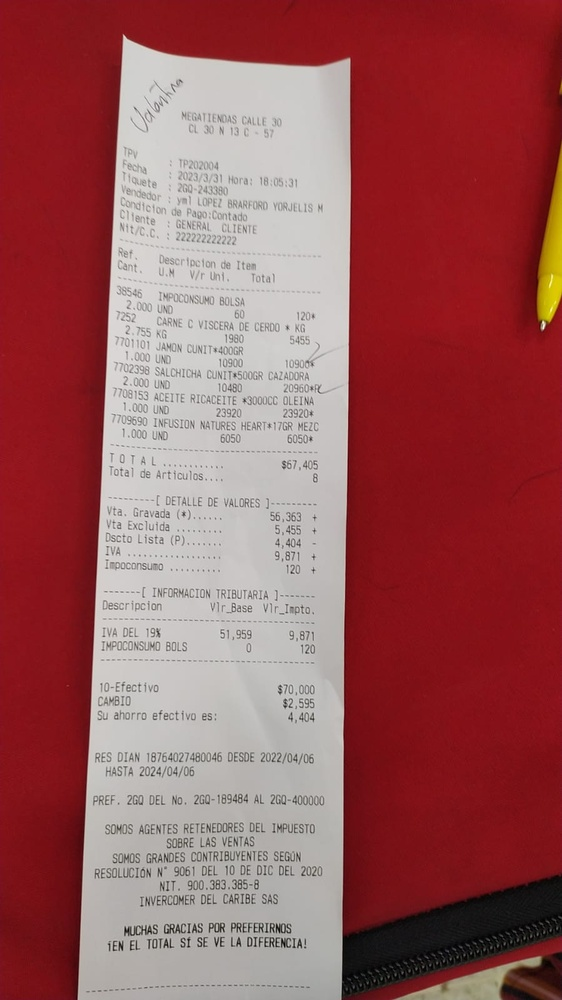
#> input picture datasmarts/F11680324520_131746.jpeg, 562 x 1000 px, shrunk from 899 x 1599 before the run
$ python process.py --image F11680324520_131746.jpeg
#> lines starting #> are read from the running program, lines starting #| are printed output that depends on the picture; after the words box and inside, x2 and y2 are one past the last pixel; in counts of white or black regions, pixels touching at a corner belong together
# Importamos las dependencias del proyecto.
from argparse import ArgumentParser

import cv2
import imutils
import numpy as np
import pytesseract

# Definimos los argumentos de entrada del programa.
argument_parser = ArgumentParser()
argument_parser.add_argument('-i', '--image', type=str, required=True, help='Ruta a la imagen de entrada.')
arguments = vars(argument_parser.parse_args())

# Cargamos la imagen, y la convertimos a escala de grises.
image = cv2.imread(arguments['image'])
#> image is the input picture: shape (1000, 562, 3); mean B, G, R 90.9, 89.3, 153.3
gray = cv2.cvtColor(image, cv2.COLOR_BGR2GRAY)
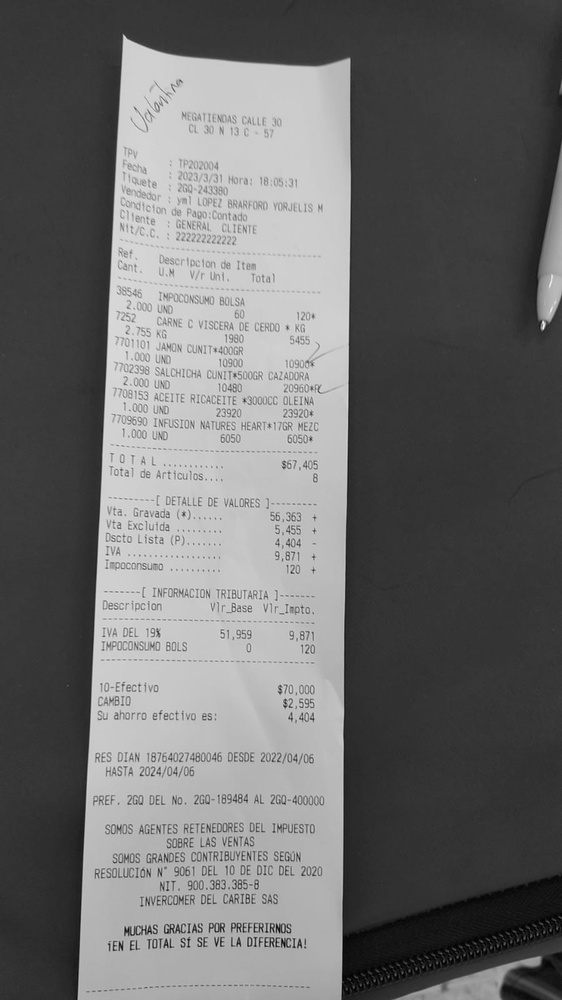
#> gray: shape (1000, 562); min 0, max 247, mean 108.6

# Aplicamos thresholding automático con el algoritmo de Otsu. ESto hará que el texto se vea blanco, y los elementos
# del fondo sean menos prominentes.
thresholded = cv2.threshold(gray, 0, 255, cv2.THRESH_BINARY_INV | cv2.THRESH_OTSU)[1]
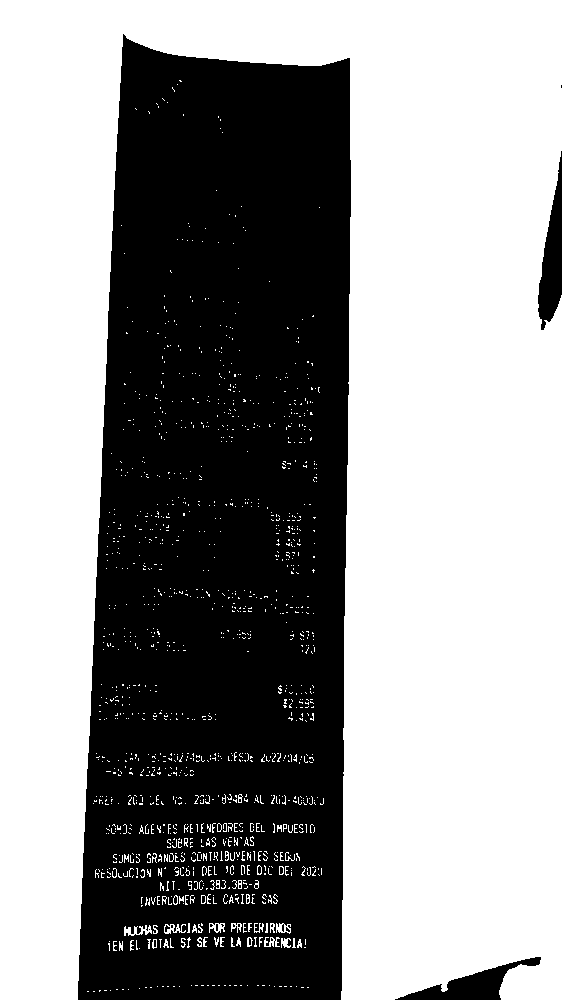
#> thresholded: shape (1000, 562); 58.9% white; 32 black regions (29 under 20 px), largest, box (x1, y1, x2, y2) and area: (78, 34, 351, 1000) 226523, (538, 151, 562, 330) 2292, (395, 957, 541, 1000) 2122

# Mostramos el resultado parcial en pantalla
cv2.imshow('Otsu', thresholded)
cv2.waitKey(0)

# Calculamos y normalizamos la transformada de distancia.
dist = cv2.distanceTransform(thresholded, cv2.DIST_L2, 5)
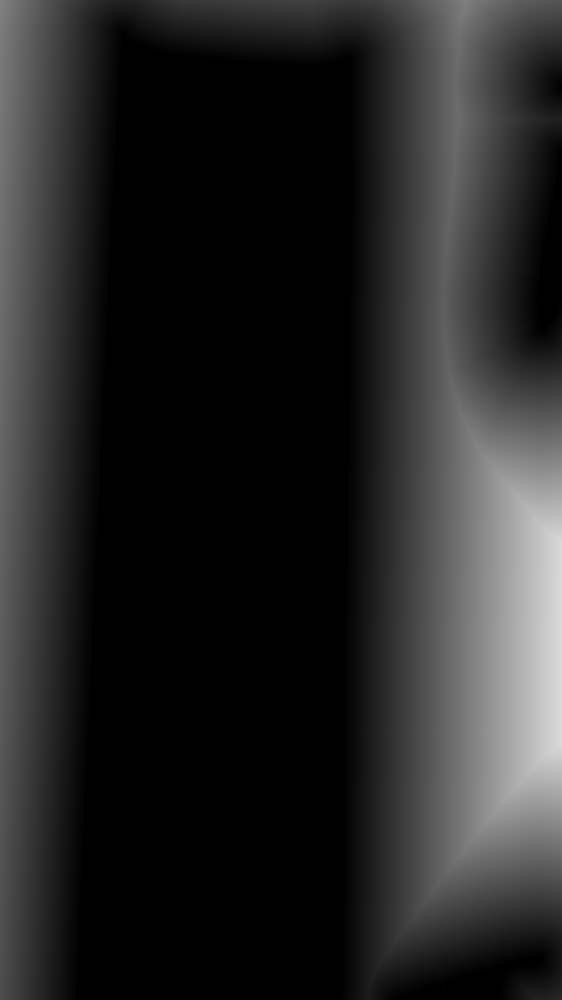
#> dist: shape (1000, 562) float32; min 0, max 219, mean 38.3
dist = cv2.normalize(dist, dist, 0, 1.0, cv2.NORM_MINMAX)
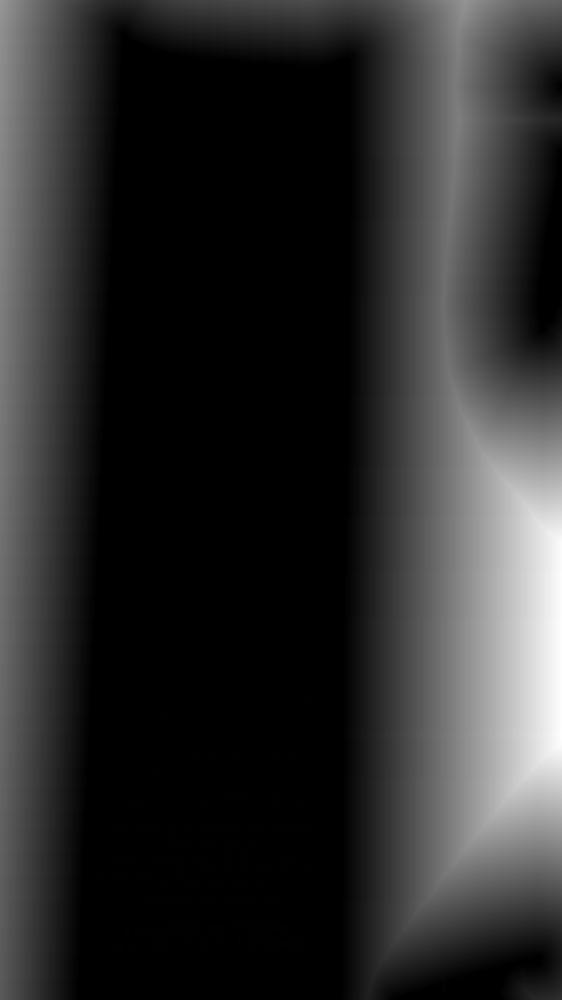
#> dist: shape (1000, 562) float32; min 0, max 1, mean 0.175
dist = (dist * 255).astype('uint8')

# Mostramos el resultado parcial en pantalla.
cv2.imshow('Dist', dist)
cv2.waitKey(0)

# Aplicamos thresholding al resultado de la operación anterior, y mostramos el resultado en pantalla.
dist = cv2.threshold(dist, 0, 255, cv2.THRESH_BINARY | cv2.THRESH_OTSU)[1]
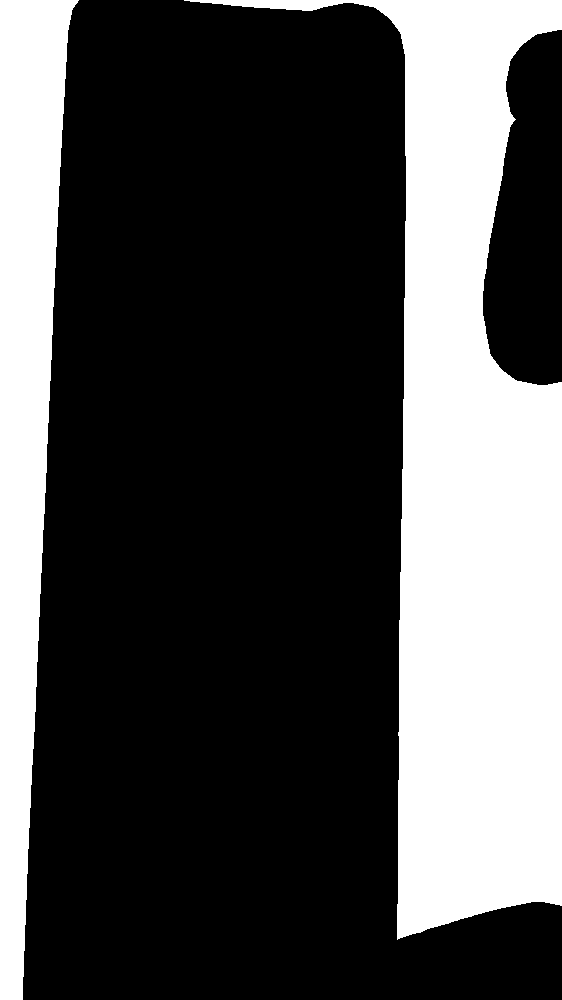
#> dist: shape (1000, 562); 30.6% white; 2 white regions, box (x1, y1, x2, y2) and area: (184, 0, 562, 940) 126468, (0, 0, 79, 1000) 45234
cv2.imshow('Dist Otsu', dist)
cv2.waitKey(0)

# Aplicamos apertura para desconectar manchas y blobs de los elementos que nos interesan (los números)
kernel = cv2.getStructuringElement(cv2.MORPH_ELLIPSE, (7, 7))
opening = cv2.morphologyEx(dist, cv2.MORPH_OPEN, kernel)
#> opening: shape (1000, 562); 30.5% white; 3 white regions
cv2.imshow('Apertura', opening)
cv2.waitKey(0)

# Hallamos los contornos de los números en la imagen.
contours = cv2.findContours(opening.copy(), cv2.RETR_EXTERNAL, cv2.CHAIN_APPROX_SIMPLE)
#> contours = 3 contours; box (x1, y1, x2, y2) and area: (351, 0, 562, 938) 124230, (0, 0, 78, 1000) 44184, (209, 0, 346, 11) 866
contours = imutils.grab_contours(contours)

chars = []
for contour in contours:
    x, y, w, h = cv2.boundingRect(contour)

    # Solo los contornos grandes perdurarán, ya que corresponden a los números que nos interesan.
    if w >= 35 and h >= 100:
        chars.append(contour)
#> this loop made 3 passes
#> (x, w, h) on passes 1 to 3: (351, 211, 938), (209, 137, 11), (0, 78, 1000)
#> after the loop, chars = 2 contours; box (x1, y1, x2, y2) and area: (351, 0, 562, 938) 124230, (0, 0, 78, 1000) 44184

# Hallamos la cáscara convexa que envuelve todos los números.
chars = np.vstack([chars[i] for i in range(0, len(chars))])
#> chars = contour of 411 points, box (x1, y1, x2, y2) (0, 0, 562, 1000), area 168414
hull = cv2.convexHull(chars)
#> hull = [[22, 999], [0, 999], [0, 0], [561, 0], [561, 905], [402, 937]]

# Creamos una máscara y la alargamos.
mask = np.zeros(image.shape[:2], dtype='uint8')
cv2.drawContours(mask, [hull], -1, 255, -1)
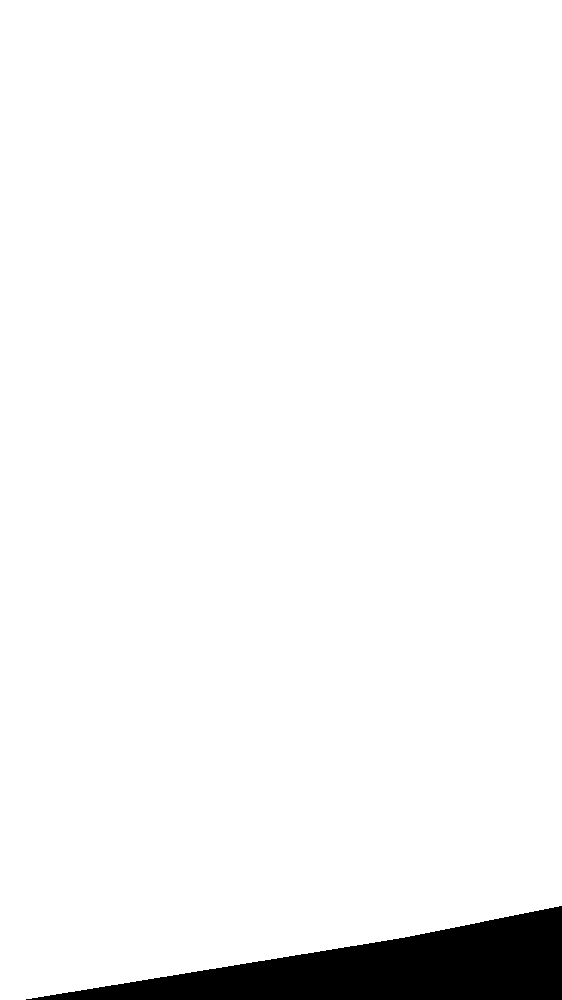
#> mask: shape (1000, 562); 95.7% white; 1 black region, box (x1, y1, x2, y2) and area: (26, 906, 562, 1000) 24228
mask = cv2.dilate(mask, None, iterations=2)
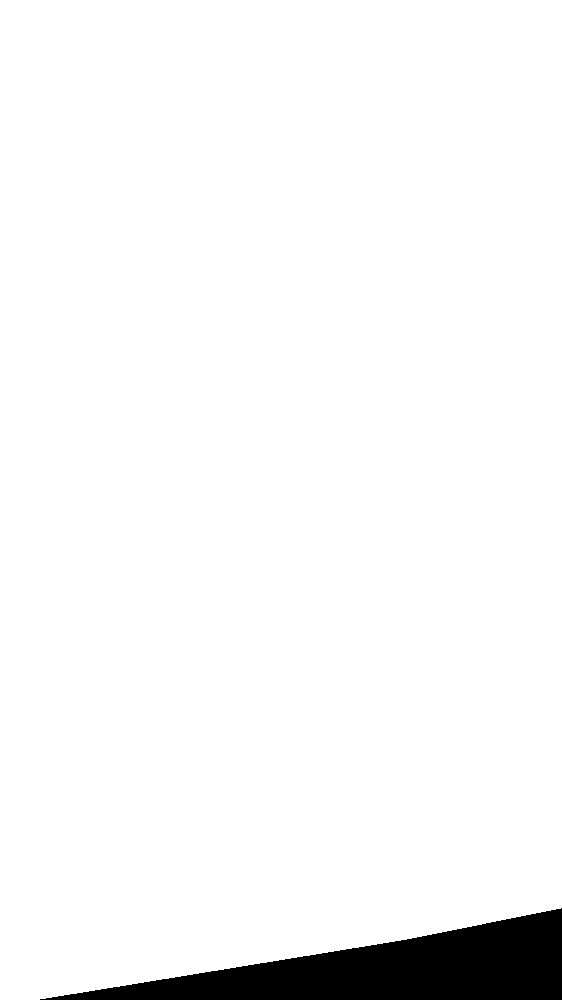
#> mask: shape (1000, 562); 95.9% white; 1 black region, box (x1, y1, x2, y2) and area: (40, 908, 562, 1000) 22978
cv2.imshow('MASCARA', mask)

# Aplicamos la máscara para aislar los números del fondo.
final = cv2.bitwise_and(opening, opening, mask=mask)

# Extraemos los dígitos de la imagen. Nota el uso de un whitelist de sólo números.
options = '-c tessedit_char_whitelist=0123456789'
#> (the run stopped early here; a loop or call above may not have finished)
